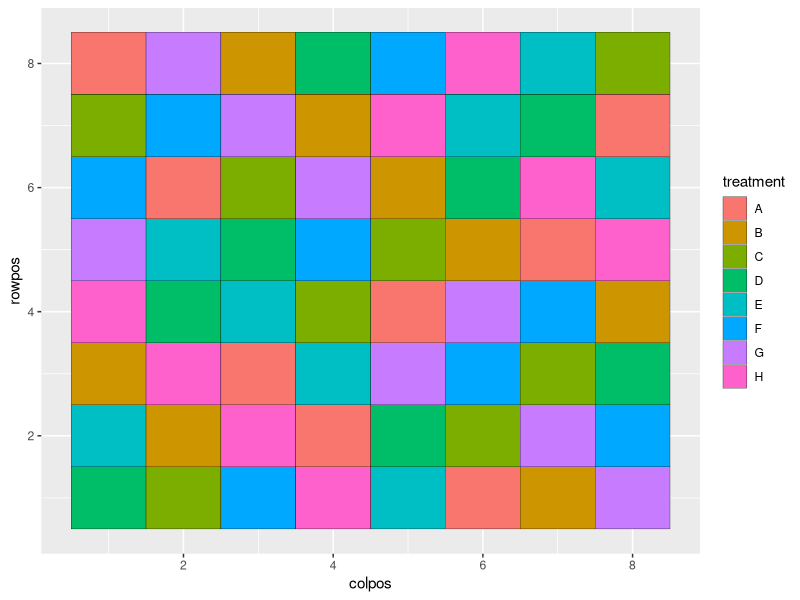
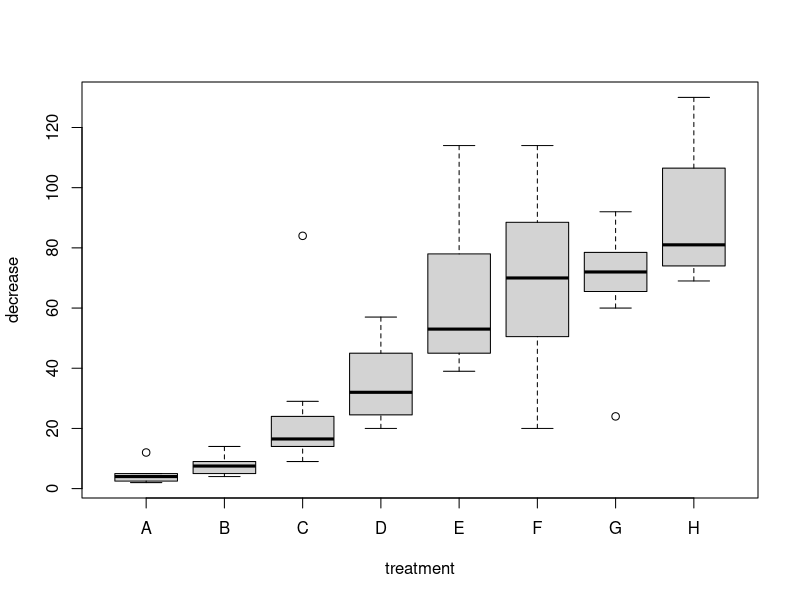
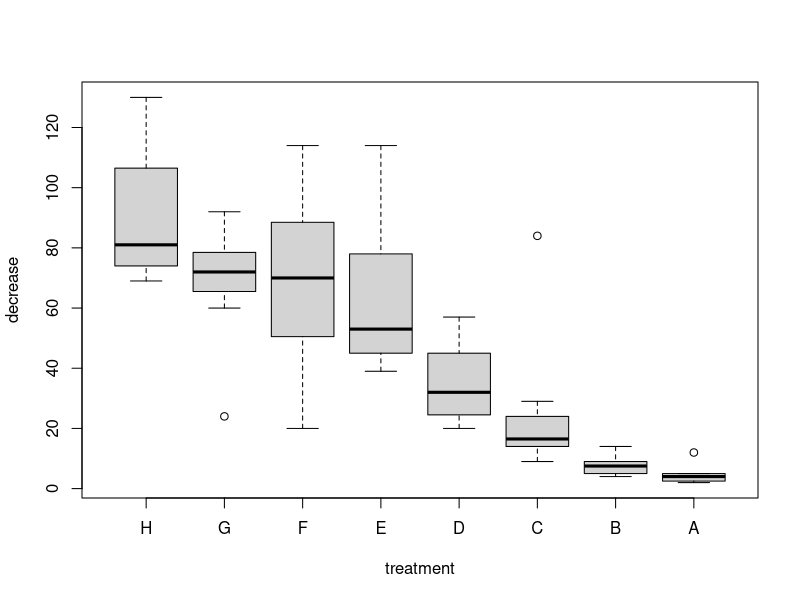

Recreate these plots in R, in order.
## HKS

## STEP 1: Install Packages
#install.packages("tidyverse")

## STEP 2: Calling the library
library(tidyverse)

## STEP 3: Data sets in the Environment
data("OrchardSprays")

## STEP 4: Learning about the data
help("OrchardSprays")
?OrchardSprays

### What does the experiment look like?
ggplot(data=OrchardSprays, aes(x=colpos, y=rowpos, fill=treatment))+
  geom_tile(color="black")  #black outlines


## STEP 5: Looking at the data
## head: first six rows
head(OrchardSprays)

## tail: last six rows
tail(OrchardSprays)

## View: creates a new tab to see the data
View(OrchardSprays)

## STEP 6: Data structure
str(OrchardSprays)


## STEP 7: Variable Assignment and $ Operator
response<-OrchardSprays$decrease

## what kind of class is this?
class(response)

## there are 4 types of classes
# 1) factors
explanatory<-OrchardSprays$treatment
class(explanatory)
# 2) character strings
my_name<-"heather"
class(my_name)
# 3) 
my_boolean<-TRUE
class(my_boolean)
# 4) 
my_pie<-pi
class(my_pie)
# 5) 
my_int<-13L
class(my_int)

## STEP 8: Graphics in base R
boxplot(decrease~treatment, data = OrchardSprays)

## BONUS: Reorder factors
### Is this the order we want?
OrchardSprays$treatment <- factor(OrchardSprays$treatment, 
                                  levels=c('H', 'G', 'F', 'E', 
                                           'D', 'C', 'B', 'A'))

## Plot again
boxplot(decrease~treatment, data = OrchardSprays)


## STEP 9: Vectors
### vectors are one dimensional arrays
n<-length(response)
n


## STEP 10: Common functions
## how much solution was consumed in the experiment?
sum(response)

## what is the average amount of solution consumed?
mean(response)

## STEP 11: Using variables in operations
sum(response)/n

# verify
mean(response)
